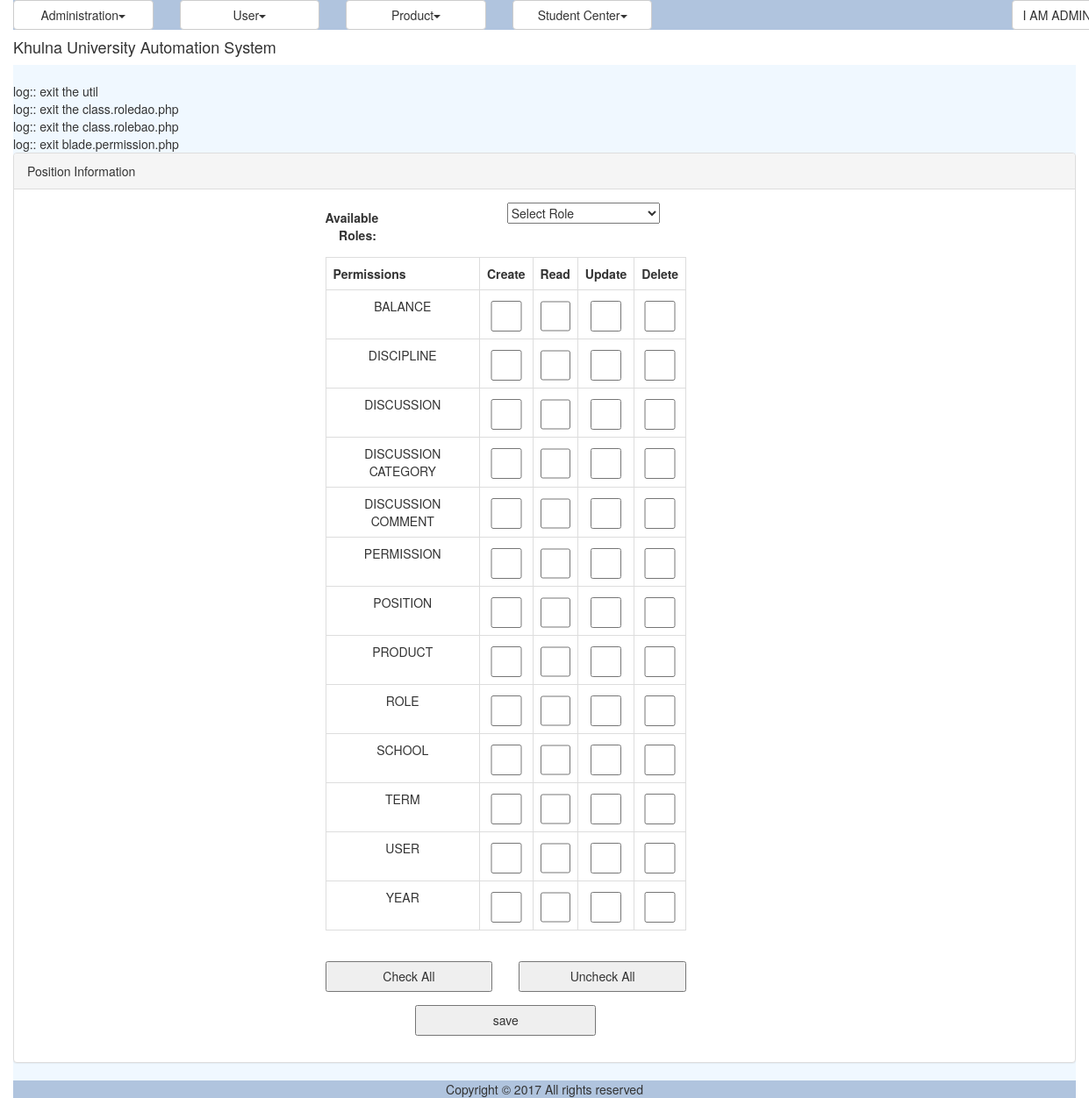
The app's page /permission.php (signed in) with its own data.
### tables this page shows
CREATE TABLE `tbl_permission` (
  `ID` varchar(100) NOT NULL,
  `Name` varchar(100) NOT NULL,
  `Category` varchar(100) NOT NULL
);

### common/class.common.php (called while the page is built, shortened)
<?php
include_once 'class.common.user.php';
class Result{
    private $_IsSuccess=0;
    private $_ResultObject;
    public function setIsSuccess($IsSuccess){
        $this->_IsSuccess = $IsSuccess;
    }
    public function getIsSuccess(){
        return $this->_IsSuccess;
    }
    public function setResultObject($ResultObject){
        $this->_ResultObject = $ResultObject;
    }
    public function getResultObject(){
        return $this->_ResultObject;
    }
}
?>

### common/class.common.user.php (called while the page is built, shortened)
<?php
class Permission{
    private $_ID;
    private $_Category;
    public function setID ( $ID ) {
        $this->_ID = $ID;
    }
    public function getID () {
        return $this->_ID;
    }
    public function setCategory( $Category ) {
        $this->_Category = $Category;
    }
    public function getCategory() {
        return $this->_Category;
    }
}
?>

### modules/user/ui/view.permission.php (the view, shortened to what this page needs)
<?php
include_once 'blade/view.permission.blade.php';
include_once './common/class.common.php';
?>
	<div class="panel panel-default">
    <div class="panel-heading">Position Information</div>
    <div class="panel-body">
	<div id="form">
		<form method="post" class="form-horizontal" name="formPermissions">
					<div class="form-group">
		              	<label class="control-label col-sm-2" for="selectedRole">Available Roles:</label>		 <div class="col-sm-10">
						    <?php
						    $var = '<select name="selectedRole" id="select-from-roles" onChange="onChangeEventHandler(event,this);">';
							$Result = $_RoleBAO->getAllRoles();
							if($Result->getIsSuccess()){
								$Roles = $Result->getResultObject();
								$var = $var.'<option selected disabled>Select Role</option>';
						       for ($i=0; $i < sizeof($Roles); $i++) {
						       		$Role = $Roles[$i];
						    		$var = $var. '<option value="'.$Role->getID().'"';
						          	$var = $var.'>'.$Role->getName().'</option>';
								}
								$var = $var.'</select>';
							}
							echo $var;
							?>
						</div>
					</div>
					<div class="form-group">
	              		<div class="col-sm-10">
						    <?php
						    $var='<table class="table table-bordered">';
						    $var=$var.'<tr>';
						    $var=$var.'<th>Permissions</th>';
						    $var=$var.'<th>Create</th>';
						    $var=$var.'<th>Read</th>';
						    $var=$var.'<th>Update</th>';
						    $var=$var.'<th>Delete</th>';
						    $var=$var.'</tr>';
						    $Result = $_RoleBAO->getAllPermissions();
							if($Result->getIsSuccess()){
								$Permissions = $Result->getResultObject();
						       for ($i=0; $i < sizeof($Permissions); ) {
						       		$Permission = $Permissions[$i];
						       		$var = $var.'<tr>';
						       		$var = $var.'<td>'.$Permission->getCategory().'</td>';
						       		$j=$i;
						       		for ( ; $j < sizeof($Permissions)  ; $j++) {
						       			if(!strcasecmp($Permissions[$i]->getCategory(), $Permissions[$j]->getCategory())){
						    				$var = $var.'<td><input type="checkbox" name="selectedPermissions[]"
						    					value="'.$Permissions[$j]->getID().'"
						    					id="'.$Permissions[$j]->getID().'"';
						          			$var = $var.'/></td>';
						       			}
						       			else{
						       				break;
						       			}
						       		}
						       		$i=$j;
						       		$var = $var. '</tr>';
						    	}
						    	$var = $var.'</table>';
						    }
						    echo $var;
						    ?>
						</div>
					</div>
					<div class="form-group">
	              		<div class="col-sm-5">
									<input type="button" name="checkAll" onclick="SetAllCheckBoxes('formPermissions', 'selectedPermissions[]', true);" value="Check All"/>
						</div>
						<div class="col-sm-5">
									<input type="button" name="uncheckAll" onclick="SetAllCheckBoxes('formPermissions', 'selectedPermissions[]', false);" value="Uncheck All"/>
						</div>
					</div>
					<div class="form-group">
	              		<div class="col-sm-10">
							<button type="submit" name="save">save</button>
						</div>
					</div>
		</form>
	</div>
	</div>
	</div>

### resources/css/style.css (style rules this page uses)
#form { width:500px; margin:0px auto; text-align:center; }
#form form input { width:100%; height:35px; }
form button { width:50%; height:35px; }
table,td { border:solid #e9e9e9 1px; }

### records on screen
tbl_permission: Category "BALANCE"
tbl_permission: Category "DISCIPLINE"
tbl_permission: Category "DISCUSSION"
tbl_permission: Category "DISCUSSION CATEGORY"
tbl_permission: Category "DISCUSSION COMMENT"
tbl_permission: Category "PERMISSION"
tbl_permission: Category "POSITION"
tbl_permission: Category "PRODUCT"
tbl_permission: Category "ROLE"
tbl_permission: Category "SCHOOL"
tbl_permission: Category "TERM"
tbl_permission: Category "USER"
tbl_permission: Category "YEAR"

### other values on screen
$globalMenu[$i]->getTitle() "Administration User Product Student Center"
$CurrentUser->getFirstName() "I AM"
